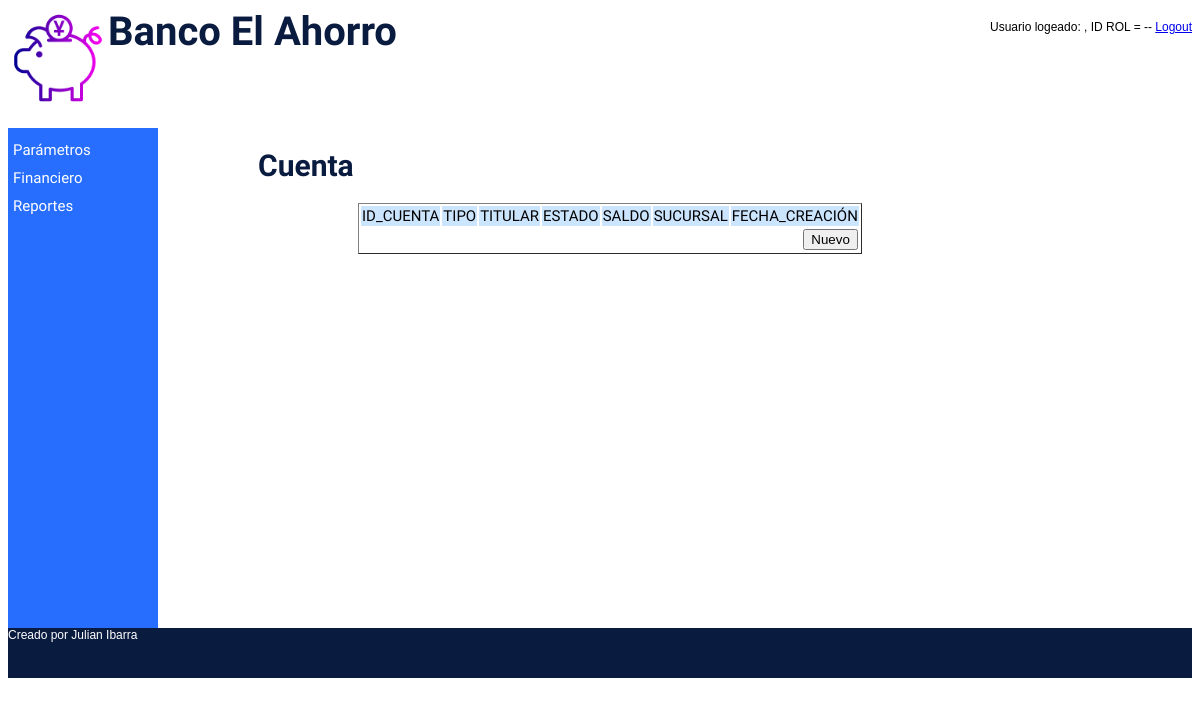
The app's page /index.php?sel=P1, older data.
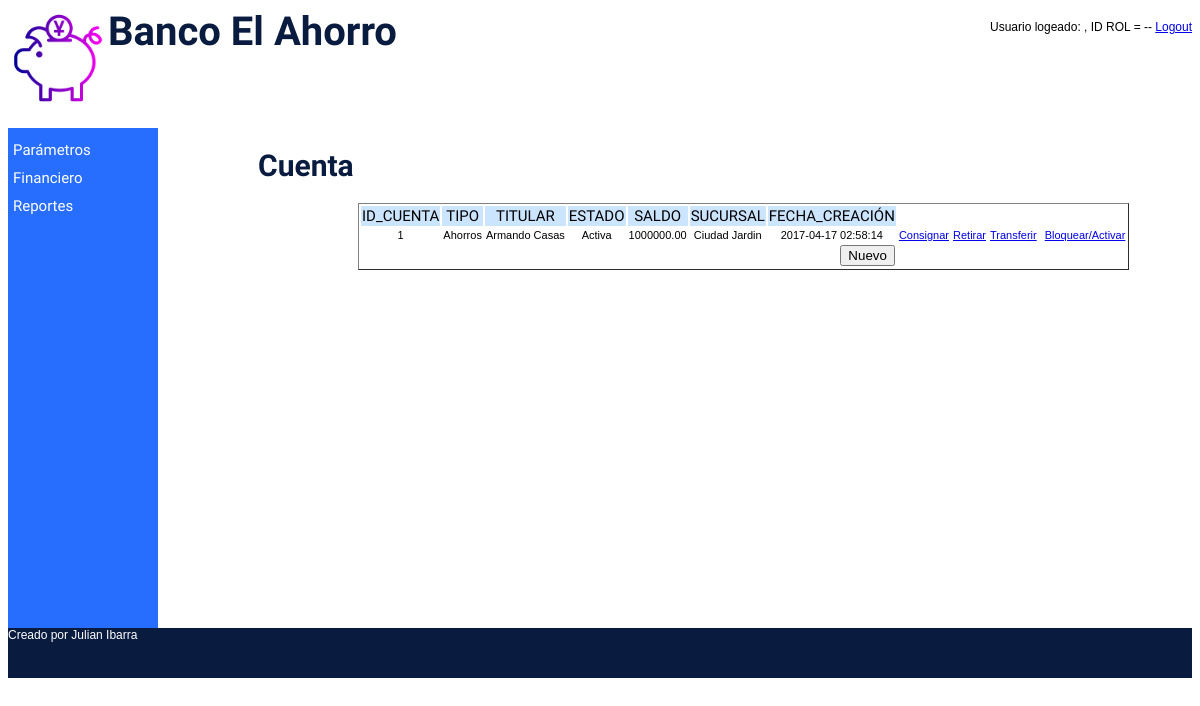
The same page, newer data.
### tables this page shows
CREATE TABLE cuenta(
id_cuenta int(4) PRIMARY KEY AUTO_INCREMENT NOT NULL,
tipo varchar(2) NOT NULL,
fecha_crea timestamp DEFAULT current_timestamp,
saldo double(10,2),
estado varchar(2) NOT NULL,
documento int(15) NOT NULL,
id_sucursal int(4) NOT NULL
);

CREATE TABLE cliente(
documento int(15) PRIMARY KEY NOT NULL,
nombre varchar(50) NOT NULL,
email varchar(50) NOT NULL,
direccion varchar(30) NOT NULL,
telefono varchar(15) NOT NULL
);

CREATE TABLE sucursal(
id_sucursal int(4) PRIMARY KEY AUTO_INCREMENT NOT NULL ,
nombre varchar(50) NOT NULL,
direccion varchar(30) NOT NULL,
telefono varchar(15) NOT NULL,
ciudad varchar(50) NOT NULL
);

### lib/config.php (called while the page is built)
<?php
    $CFG_HOST = "localhost";
    $CFG_USER = "root";
    $CFG_DBPWD = "root";
    $CFG_DBASE = "banco";
?>

### lib/cuenta.php (called while the page is built, shortened)
<?php
class Cuenta {
    var $con;
    function Cuenta( ) {
        $this->con = new MySql();
    }
  function listar( ) {
      $this->con->conectarse();
      $this->con->sql = "SELECT c.id_cuenta, c.tipo, c.saldo, c.id_sucursal, c.fecha_crea, c.estado, c.documento,  ".
                "p.nombre as person, s.nombre ".
                "FROM cuenta c , cliente p , sucursal s  WHERE c.documento = p.documento  and c.id_sucursal = s.id_sucursal ORDER BY c.id_cuenta";
      $this->con->consultar();
      $this->lista = $this->con->rtaSql;
      $this->con->desconectarse();
   }
}
?>

### lib/mysql_lib.php (called while the page is built, shortened)
<?php
class Mysql {
 var $sql;
 function Mysql () {
    $this->sql = "";
    }
 function consultar() {
    $this->rtaSql = mysql_query($this->sql);
    }
}
?>

### cuenta/cuenta_listar.php (the view, shortened to what this page needs)
<!DOCTYPE html>
<html lang="es">
<head>
	<link rel="stylesheet" type="text/css" href="estilos.css">
</head>
<body>
    <h1>Cuenta</h1>
	<form name="index" action="index.php?sel=P2">
        <table border="1" class="tabla">
            <tr class="titulo">
            <td>ID_CUENTA</td><td>TIPO</td><td>TITULAR</td><td>ESTADO</td><td>SALDO</td><td>SUCURSAL</td><td>FECHA_CREACIÓN</td>
            </tr>
            <?php
                include("lib/config.php");
                include("lib/mysql_lib.php");
                include("lib/cuenta.php");
                $c = new Cuenta();
                $c->listar();
                $result = $c->lista;
                while ($row = mysql_fetch_array($result)) {
                    switch ($row['tipo']) {
                        case 'A':
                            $tipo = "Ahorros";
                            break;
                    }
                    switch ($row['estado']) {
                        case 'A':
                            $estado = "Activa";
                            break;
                    }
                    print "<tr>";
                    print "<td>".$row['id_cuenta']."</td>";
                    print "<td>".$tipo."</td>";
                    print "<td>".$row['person']."</td>";
                    print "<td>".$estado."</td>";
                    print "<td>".$row['saldo']."</td>";
                    print "<td>".$row['nombre']."</td>";
                    print "<td>".$row['fecha_crea']."</td>";
                    if ($estado !== "Bloqueada" ){
                    print "<td><a href='index.php?sel=P9&"."id_cuenta=".$row['id_cuenta']."'>Consignar</a></td>";
                    print "<td><a href='index.php?sel=P10&"."id_cuenta=".$row['id_cuenta']."'>Retirar</a></td>";
                    print "<td><a href='index.php?sel=P11&"."id_cuenta=".$row['id_cuenta']."'>Transferir</a></td>";
                        if ($tipo == "Corriente"){
                        print "<td><a href='index.php?sel=P12&"."id_cuenta=".$row['id_cuenta']."'>Sobregirar</a></td>";
                        }
                        else{
                            print "<td></td>";
                        }
                    }
                    else{
                        print "<td></td>";
                        print "<td></td>";
                        print "<td></td>";
                        print "<td></td>";
                    }
                    print "<td><a href='index.php?sel=P7&"."id_cuenta=".$row['id_cuenta']."'>Bloquear/Activar</a></td>";
                    print "</tr>";
                    }
            ?>
            <tr><td colspan="7"><input name="btnInsertar" type="button" class="botonNuevo" onclick="javascript:window.location='index.php?sel=P2';" value="Nuevo"></td></tr>
        </table>
        </form>
</body>
</html>

Row changes from the older to the newer data that the page shows:
added cuenta: id_cuenta "1", tipo "Ahorros", cliente.nombre "Armando Casas", estado "Activa", saldo "1000000.00", id_sucursal.nombre "Ciudad Jardin", fecha_crea "2017-04-17 02:58:14"
